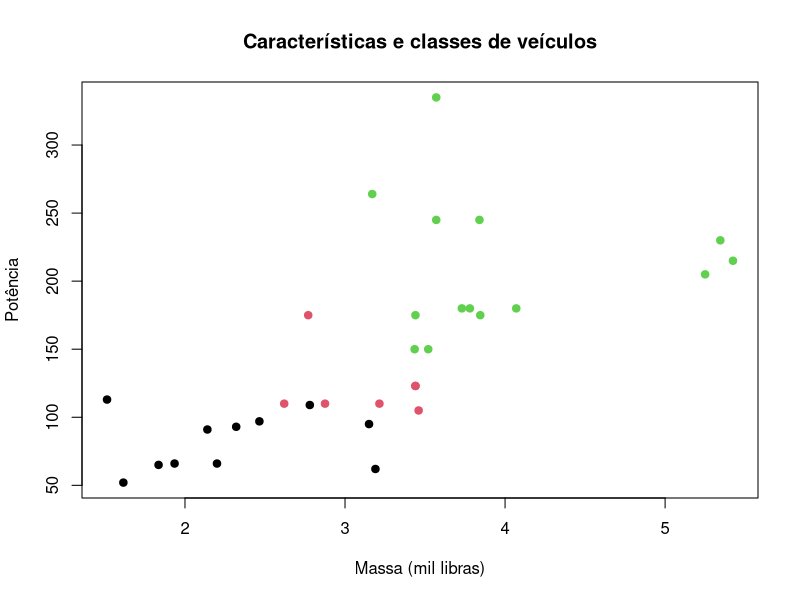

Recreate this plot in R.
# Naive Bayes ----

# Ajuste e resultados ----
if (!requireNamespace("e1071", quietly = TRUE)) install.packages("e1071")
library(e1071)
set.seed(2026)
d <- transform(mtcars, classe = factor(cyl))
i <- unlist(lapply(split(seq_len(nrow(d)), d$classe),
                  function(z) sample(z, max(3, length(z) - 2))))
ajuste <- naiveBayes(classe ~ wt + hp, data = d[i, ])
pred <- predict(ajuste, d[-i, ])
print(table(real = d$classe[-i], previsto = pred))

# Visualização e diagnóstico ----
plot(mtcars$wt, mtcars$hp, col = factor(mtcars$cyl), pch = 19, xlab = "Massa (mil libras)", ylab = "Potência", main = "Características e classes de veículos")
